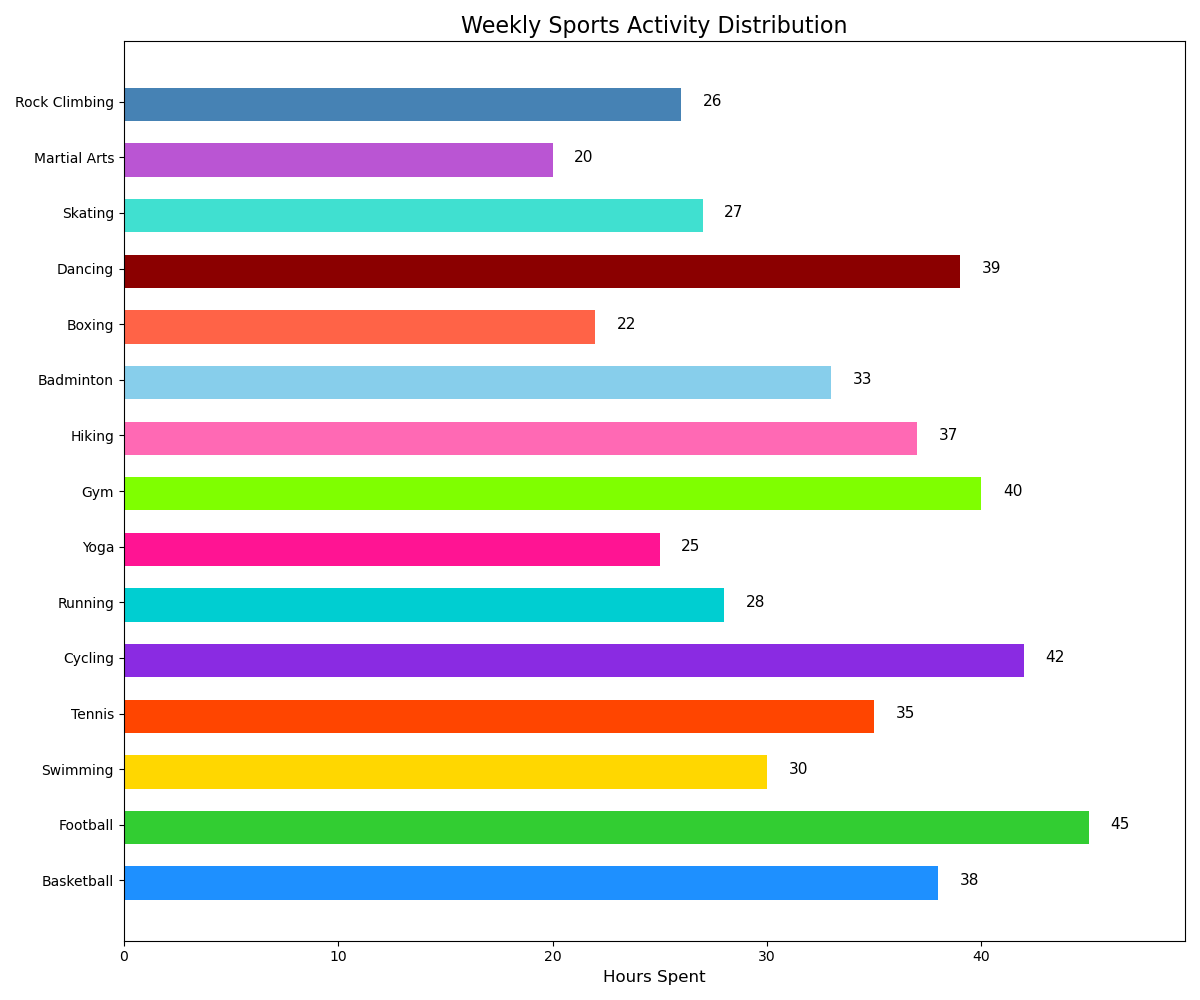

Here is the Python script that generated this plot:

import matplotlib.pyplot as plt

# Data
sports = ['Basketball', 'Football', 'Swimming', 'Tennis', 'Cycling', 'Running',
          'Yoga', 'Gym', 'Hiking', 'Badminton', 'Boxing', 'Dancing', 'Skating', 'Martial Arts', 'Rock Climbing']
hours_spent = [38, 45, 30, 35, 42, 28, 25, 40, 37, 33, 22, 39, 27, 20, 26]

# Color scheme using color codes
colors = ['#1E90FF', '#32CD32', '#FFD700', '#FF4500', '#8A2BE2', '#00CED1',
          '#FF1493', '#7FFF00', '#FF69B4', '#87CEEB', '#FF6347', '#8B0000', '#40E0D0', '#BA55D3', '#4682B4']

# Create horizontal bar chart
plt.figure(figsize=(12, 10))
bars = plt.barh(sports, hours_spent, color=colors, height=0.7)

# Adjusting the height and width of bars
for bar in bars:
    bar.set_height(0.6)

# Changing the layout and labels
plt.xlabel('Hours Spent', fontsize=12)
plt.title('Weekly Sports Activity Distribution', fontsize=16)
plt.xlim(0, max(hours_spent) * 1.1)  # Set x-axis limit higher to accommodate labels

# Adding value labels on top of each bar
for i, v in enumerate(hours_spent):
    plt.text(v + 1, i, str(v), color='black', va='center', fontsize=11)

# Show the final result
plt.tight_layout()
plt.show()
